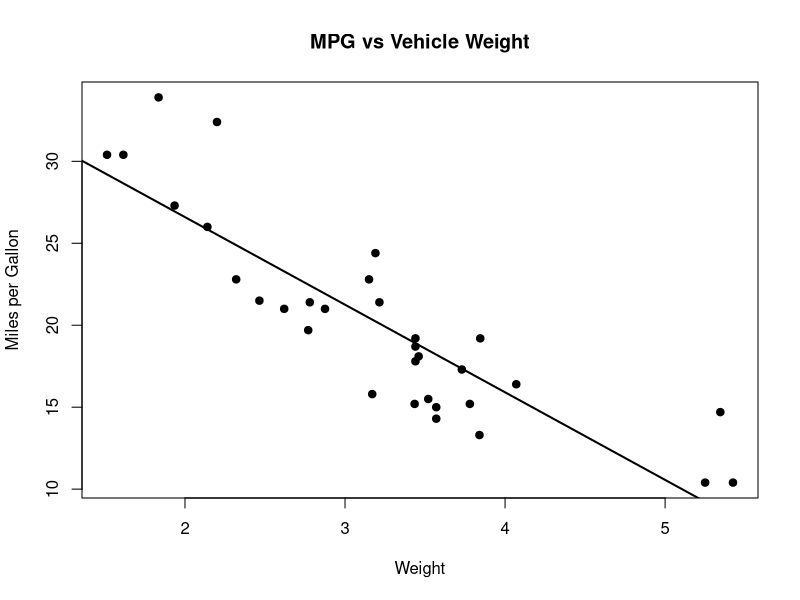

Generate this figure with R:
################################################################################
# — Simple Regression -
################################################################################

# Load dataset
data(mtcars)

# Simple linear regression
simple_model <- lm(mpg ~ wt, data = mtcars)

# Model coefficients
coef(simple_model)

# Model summary
summary(simple_model)

################################################################################
# — Scatter Plot with Regression Line -
################################################################################

# Scatter plot
plot(
  mtcars$wt,
  mtcars$mpg,
  main = "MPG vs Vehicle Weight",
  xlab = "Weight",
  ylab = "Miles per Gallon",
  pch = 19
)

# Add fitted regression line
abline(simple_model, lwd = 2)
